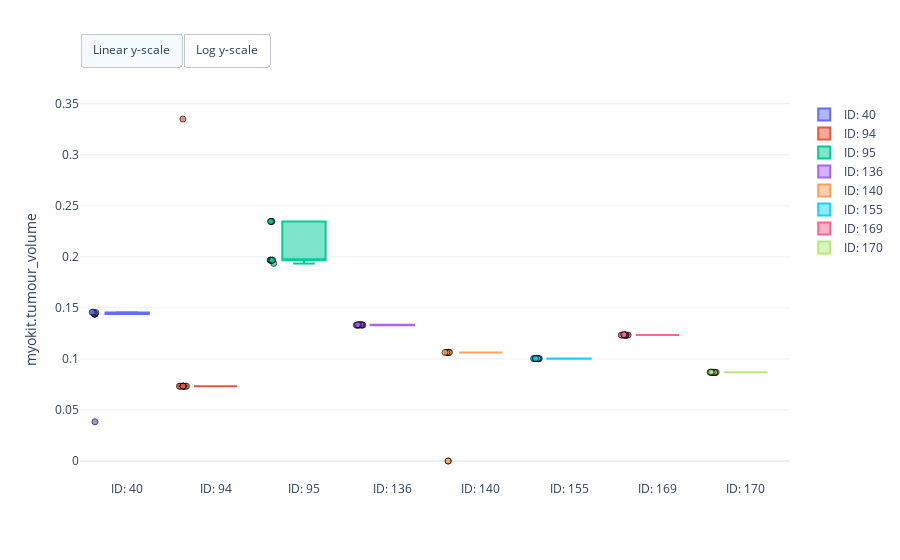
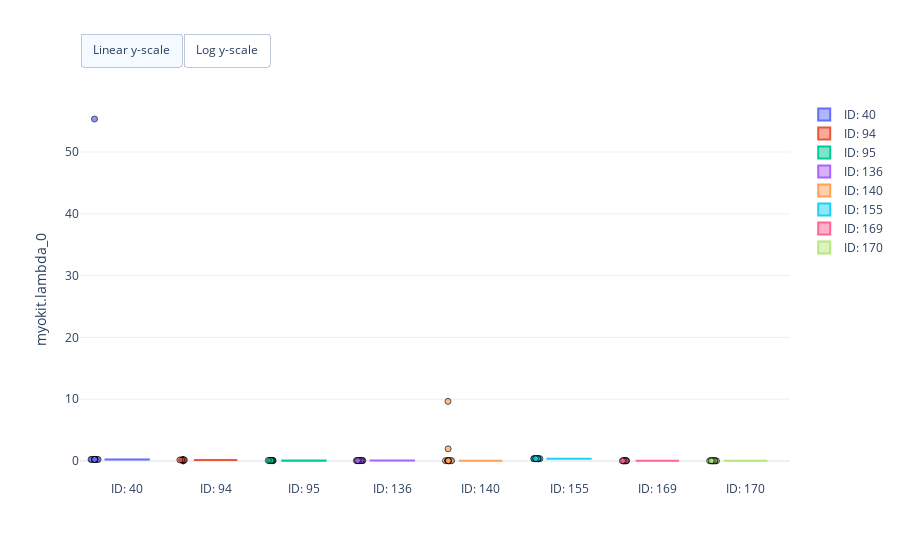
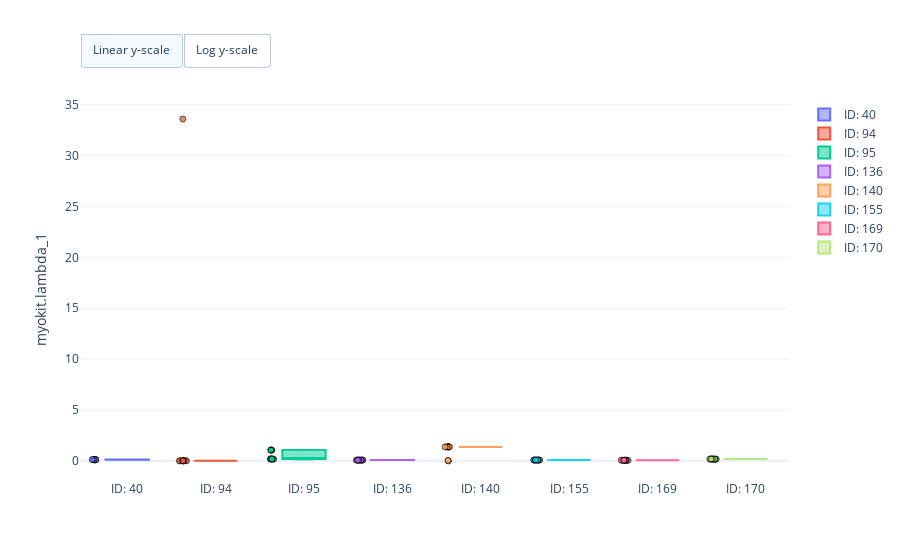
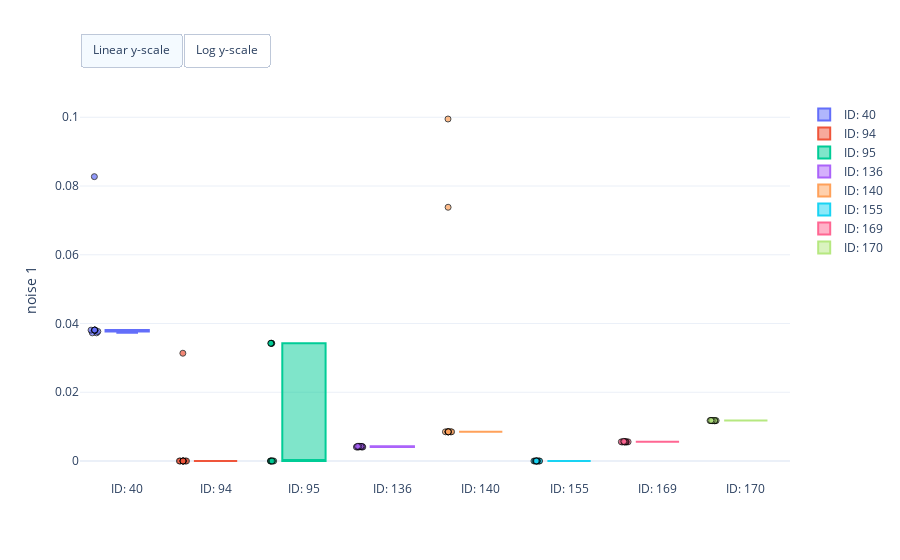

Here is the notebook cell these charts were saved with, in order:
### Markdown cell above
### Visualise optimisation results

### Code cell
fig = erlo.plots.ParameterEstimatePlot()
fig.add_data(result)

fig.show()

### Figure 1 — Plotly figure (JSON) as saved in the notebook; plotly's stock layout.template omitted (floating-point values rounded to 4 significant figures)
{"data": [{"boxpoints": "all", "hovertemplate": "Estimate: %{estimate:.2f}<br>%{text}", "jitter": 0.2, "line": {"color": "#636EFA"}, "marker": {"color": "#636EFA", "line": {"color": "black", "width": 1}, "opacity": 0.7, "symbol": "circle"}, "name": "ID: 40", "pointpos": -1.5, "text": ["Run: 1 <br>Log-posterior score: 12.77", "Run: 2 <br>Log-posterior score: 12.77", "Run: 3 <br>Log-posterior score: 12.77", "Run: 4 <br>Log-posterior score: 12.78", "Run: 5 <br>Log-posterior score: 12.77", "Run: 6 <br>Log-posterior score: 12.77", "Run: 7 <br>Log-posterior score: 12.78", "Run: 8 <br>Log-posterior score: 12.77", "Run: 9 <br>Log-posterior score: 12.77", "Run: 10 <br>Log-posterior score: 2.68"], "type": "box", "visible": true, "y": [0.144, 0.1441, 0.1441, 0.1458, 0.144, 0.1441, 0.1458, 0.144, 0.1454, 0.03842]}, {"boxpoints": "all", "hovertemplate": "Estimate: %{estimate:.2f}<br>%{text}", "jitter": 0.2, "line": {"color": "#EF553B"}, "marker": {"color": "#EF553B", "line": {"color": "black", "width": 1}, "opacity": 0.7, "symbol": "circle"}, "name": "ID: 94", "pointpos": -1.5, "text": ["Run: 1 <br>Log-posterior score: 33.91", "Run: 2 <br>Log-posterior score: 33.91", "Run: 3 <br>Log-posterior score: 33.91", "Run: 4 <br>Log-posterior score: 33.91", "Run: 5 <br>Log-posterior score: 33.91", "Run: 6 <br>Log-posterior score: 33.91", "Run: 7 <br>Log-posterior score: 33.91", "Run: 8 <br>Log-posterior score: 33.91", "Run: 9 <br>Log-posterior score: -3.78", "Run: 10 <br>Log-posterior score: 33.90"], "type": "box", "visible": true, "y": [0.07326, 0.07326, 0.07326, 0.07326, 0.07326, 0.07326, 0.07326, 0.07326, 0.3351, 0.07353]}, {"boxpoints": "all", "hovertemplate": "Estimate: %{estimate:.2f}<br>%{text}", "jitter": 0.2, "line": {"color": "#00CC96"}, "marker": {"color": "#00CC96", "line": {"color": "black", "width": 1}, "opacity": 0.7, "symbol": "circle"}, "name": "ID: 95", "pointpos": -1.5, "text": ["Run: 1 <br>Log-posterior score: 6.61", "Run: 2 <br>Log-posterior score: 6.61", "Run: 3 <br>Log-posterior score: 6.60", "Run: 4 <br>Log-posterior score: 6.46", "Run: 5 <br>Log-posterior score: 6.46", "Run: 6 <br>Log-posterior score: 6.46", "Run: 7 <br>Log-posterior score: 6.61", "Run: 8 <br>Log-posterior score: 6.46", "Run: 9 <br>Log-posterior score: 6.61", "Run: 10 <br>Log-posterior score: 6.61"], "type": "box", "visible": true, "y": [0.1967, 0.1967, 0.1936, 0.2347, 0.2347, 0.2347, 0.1967, 0.2347, 0.1967, 0.1967]}, {"boxpoints": "all", "hovertemplate": "Estimate: %{estimate:.2f}<br>%{text}", "jitter": 0.2, "line": {"color": "#AB63FA"}, "marker": {"color": "#AB63FA", "line": {"color": "black", "width": 1}, "opacity": 0.7, "symbol": "circle"}, "name": "ID: 136", "pointpos": -1.5, "text": ["Run: 1 <br>Log-posterior score: 23.32", "Run: 2 <br>Log-posterior score: 23.32", "Run: 3 <br>Log-posterior score: 23.32", "Run: 4 <br>Log-posterior score: 23.32", "Run: 5 <br>Log-posterior score: 23.32", "Run: 6 <br>Log-posterior score: 23.32", "Run: 7 <br>Log-posterior score: 23.32", "Run: 8 <br>Log-posterior score: 23.32", "Run: 9 <br>Log-posterior score: 23.32", "Run: 10 <br>Log-posterior score: 23.32"], "type": "box", "visible": true, "y": [0.1331, 0.1335, 0.1331, 0.1335, 0.1335, 0.1331, 0.1331, 0.1335, 0.1331, 0.1335]}, {"boxpoints": "all", "hovertemplate": "Estimate: %{estimate:.2f}<br>%{text}", "jitter": 0.2, "line": {"color": "#FFA15A"}, "marker": {"color": "#FFA15A", "line": {"color": "black", "width": 1}, "opacity": 0.7, "symbol": "circle"}, "name": "ID: 140", "pointpos": -1.5, "text": ["Run: 1 <br>Log-posterior score: 14.57", "Run: 2 <br>Log-posterior score: 14.57", "Run: 3 <br>Log-posterior score: 14.57", "Run: 4 <br>Log-posterior score: 14.57", "Run: 5 <br>Log-posterior score: 0.37", "Run: 6 <br>Log-posterior score: 14.57", "Run: 7 <br>Log-posterior score: -23.97", "Run: 8 <br>Log-posterior score: 14.57", "Run: 9 <br>Log-posterior score: 14.57", "Run: 10 <br>Log-posterior score: 14.57"], "type": "box", "visible": true, "y": [0.1064, 0.1064, 0.1064, 0.1064, 1.638e-07, 0.1064, 1.233e-07, 0.1064, 0.1064, 0.1064]}, {"boxpoints": "all", "hovertemplate": "Estimate: %{estimate:.2f}<br>%{text}", "jitter": 0.2, "line": {"color": "#19D3F3"}, "marker": {"color": "#19D3F3", "line": {"color": "black", "width": 1}, "opacity": 0.7, "symbol": "circle"}, "name": "ID: 155", "pointpos": -1.5, "text": ["Run: 1 <br>Log-posterior score: 8.12", "Run: 2 <br>Log-posterior score: 8.12", "Run: 3 <br>Log-posterior score: 8.13", "Run: 4 <br>Log-posterior score: 8.13", "Run: 5 <br>Log-posterior score: nan", "Run: 6 <br>Log-posterior score: 8.13", "Run: 7 <br>Log-posterior score: 8.13", "Run: 8 <br>Log-posterior score: 8.13", "Run: 9 <br>Log-posterior score: 8.13", "Run: 10 <br>Log-posterior score: 8.13"], "type": "box", "visible": true, "y": [0.1005, 0.1001, 0.1004, 0.1003, null, 0.1004, 0.1003, 0.1003, 0.1005, 0.1003]}, {"boxpoints": "all", "hovertemplate": "Estimate: %{estimate:.2f}<br>%{text}", "jitter": 0.2, "line": {"color": "#FF6692"}, "marker": {"color": "#FF6692", "line": {"color": "black", "width": 1}, "opacity": 0.7, "symbol": "circle"}, "name": "ID: 169", "pointpos": -1.5, "text": ["Run: 1 <br>Log-posterior score: 38.63", "Run: 2 <br>Log-posterior score: 38.63", "Run: 3 <br>Log-posterior score: 38.63", "Run: 4 <br>Log-posterior score: 38.63", "Run: 5 <br>Log-posterior score: 38.63", "Run: 6 <br>Log-posterior score: 38.63", "Run: 7 <br>Log-posterior score: 38.63", "Run: 8 <br>Log-posterior score: 38.63", "Run: 9 <br>Log-posterior score: 38.63", "Run: 10 <br>Log-posterior score: 38.63"], "type": "box", "visible": true, "y": [0.1234, 0.1238, 0.1234, 0.1234, 0.1233, 0.1234, 0.1233, 0.1234, 0.1234, 0.1234]}, {"boxpoints": "all", "hovertemplate": "Estimate: %{estimate:.2f}<br>%{text}", "jitter": 0.2, "line": {"color": "#B6E880"}, "marker": {"color": "#B6E880", "line": {"color": "black", "width": 1}, "opacity": 0.7, "symbol": "circle"}, "name": "ID: 170", "pointpos": -1.5, "text": ["Run: 1 <br>Log-posterior score: 38.87", "Run: 2 <br>Log-posterior score: 38.87", "Run: 3 <br>Log-posterior score: 38.87", "Run: 4 <br>Log-posterior score: 38.87", "Run: 5 <br>Log-posterior score: 38.87", "Run: 6 <br>Log-posterior score: 38.87", "Run: 7 <br>Log-posterior score: 38.87", "Run: 8 <br>Log-posterior score: 38.86", "Run: 9 <br>Log-posterior score: 38.87", "Run: 10 <br>Log-posterior score: 38.87"], "type": "box", "visible": true, "y": [0.0869, 0.0869, 0.0869, 0.0869, 0.0869, 0.08719, 0.0869, 0.08654, 0.0869, 0.0869]}], "layout": {"autosize": true, "updatemenus": [{"buttons": [{"args": [{"yaxis.type": "linear"}], "label": "Linear y-scale", "method": "relayout"}, {"args": [{"yaxis.type": "log"}], "label": "Log y-scale", "method": "relayout"}], "direction": "left", "pad": {"r": 0, "t": -10}, "showactive": true, "type": "buttons", "x": 0, "xanchor": "left", "y": 1.15, "yanchor": "top"}], "yaxis": {"title": {"text": "myokit.tumour_volume"}}}}

### Figure 2 — Plotly figure (JSON) as saved in the notebook; plotly's stock layout.template omitted (floating-point values rounded to 4 significant figures)
{"data": [{"boxpoints": "all", "hovertemplate": "Estimate: %{estimate:.2f}<br>%{text}", "jitter": 0.2, "line": {"color": "#636EFA"}, "marker": {"color": "#636EFA", "line": {"color": "black", "width": 1}, "opacity": 0.7, "symbol": "circle"}, "name": "ID: 40", "pointpos": -1.5, "text": ["Run: 1 <br>Log-posterior score: 12.77", "Run: 2 <br>Log-posterior score: 12.77", "Run: 3 <br>Log-posterior score: 12.77", "Run: 4 <br>Log-posterior score: 12.78", "Run: 5 <br>Log-posterior score: 12.77", "Run: 6 <br>Log-posterior score: 12.77", "Run: 7 <br>Log-posterior score: 12.78", "Run: 8 <br>Log-posterior score: 12.77", "Run: 9 <br>Log-posterior score: 12.77", "Run: 10 <br>Log-posterior score: 2.68"], "type": "box", "visible": true, "y": [0.2543, 0.254, 0.254, 0.2457, 0.2543, 0.254, 0.2457, 0.2543, 0.247, 55.34]}, {"boxpoints": "all", "hovertemplate": "Estimate: %{estimate:.2f}<br>%{text}", "jitter": 0.2, "line": {"color": "#EF553B"}, "marker": {"color": "#EF553B", "line": {"color": "black", "width": 1}, "opacity": 0.7, "symbol": "circle"}, "name": "ID: 94", "pointpos": -1.5, "text": ["Run: 1 <br>Log-posterior score: 33.91", "Run: 2 <br>Log-posterior score: 33.91", "Run: 3 <br>Log-posterior score: 33.91", "Run: 4 <br>Log-posterior score: 33.91", "Run: 5 <br>Log-posterior score: 33.91", "Run: 6 <br>Log-posterior score: 33.91", "Run: 7 <br>Log-posterior score: 33.91", "Run: 8 <br>Log-posterior score: 33.91", "Run: 9 <br>Log-posterior score: -3.78", "Run: 10 <br>Log-posterior score: 33.90"], "type": "box", "visible": true, "y": [0.1789, 0.1789, 0.1789, 0.1789, 0.1789, 0.1789, 0.1789, 0.1789, 0.002996, 0.1685]}, {"boxpoints": "all", "hovertemplate": "Estimate: %{estimate:.2f}<br>%{text}", "jitter": 0.2, "line": {"color": "#00CC96"}, "marker": {"color": "#00CC96", "line": {"color": "black", "width": 1}, "opacity": 0.7, "symbol": "circle"}, "name": "ID: 95", "pointpos": -1.5, "text": ["Run: 1 <br>Log-posterior score: 6.61", "Run: 2 <br>Log-posterior score: 6.61", "Run: 3 <br>Log-posterior score: 6.60", "Run: 4 <br>Log-posterior score: 6.46", "Run: 5 <br>Log-posterior score: 6.46", "Run: 6 <br>Log-posterior score: 6.46", "Run: 7 <br>Log-posterior score: 6.61", "Run: 8 <br>Log-posterior score: 6.46", "Run: 9 <br>Log-posterior score: 6.61", "Run: 10 <br>Log-posterior score: 6.61"], "type": "box", "visible": true, "y": [0.09537, 0.09537, 0.102, 0.05762, 0.05762, 0.05762, 0.09537, 0.05762, 0.09537, 0.09537]}, {"boxpoints": "all", "hovertemplate": "Estimate: %{estimate:.2f}<br>%{text}", "jitter": 0.2, "line": {"color": "#AB63FA"}, "marker": {"color": "#AB63FA", "line": {"color": "black", "width": 1}, "opacity": 0.7, "symbol": "circle"}, "name": "ID: 136", "pointpos": -1.5, "text": ["Run: 1 <br>Log-posterior score: 23.32", "Run: 2 <br>Log-posterior score: 23.32", "Run: 3 <br>Log-posterior score: 23.32", "Run: 4 <br>Log-posterior score: 23.32", "Run: 5 <br>Log-posterior score: 23.32", "Run: 6 <br>Log-posterior score: 23.32", "Run: 7 <br>Log-posterior score: 23.32", "Run: 8 <br>Log-posterior score: 23.32", "Run: 9 <br>Log-posterior score: 23.32", "Run: 10 <br>Log-posterior score: 23.32"], "type": "box", "visible": true, "y": [0.07064, 0.06979, 0.07064, 0.06979, 0.06979, 0.07064, 0.07064, 0.06979, 0.07064, 0.06979]}, {"boxpoints": "all", "hovertemplate": "Estimate: %{estimate:.2f}<br>%{text}", "jitter": 0.2, "line": {"color": "#FFA15A"}, "marker": {"color": "#FFA15A", "line": {"color": "black", "width": 1}, "opacity": 0.7, "symbol": "circle"}, "name": "ID: 140", "pointpos": -1.5, "text": ["Run: 1 <br>Log-posterior score: 14.57", "Run: 2 <br>Log-posterior score: 14.57", "Run: 3 <br>Log-posterior score: 14.57", "Run: 4 <br>Log-posterior score: 14.57", "Run: 5 <br>Log-posterior score: 0.37", "Run: 6 <br>Log-posterior score: 14.57", "Run: 7 <br>Log-posterior score: -23.97", "Run: 8 <br>Log-posterior score: 14.57", "Run: 9 <br>Log-posterior score: 14.57", "Run: 10 <br>Log-posterior score: 14.57"], "type": "box", "visible": true, "y": [0.05093, 0.05093, 0.05093, 0.05093, 1.97, 0.05093, 9.653, 0.05093, 0.05093, 0.05093]}, {"boxpoints": "all", "hovertemplate": "Estimate: %{estimate:.2f}<br>%{text}", "jitter": 0.2, "line": {"color": "#19D3F3"}, "marker": {"color": "#19D3F3", "line": {"color": "black", "width": 1}, "opacity": 0.7, "symbol": "circle"}, "name": "ID: 155", "pointpos": -1.5, "text": ["Run: 1 <br>Log-posterior score: 8.12", "Run: 2 <br>Log-posterior score: 8.12", "Run: 3 <br>Log-posterior score: 8.13", "Run: 4 <br>Log-posterior score: 8.13", "Run: 5 <br>Log-posterior score: nan", "Run: 6 <br>Log-posterior score: 8.13", "Run: 7 <br>Log-posterior score: 8.13", "Run: 8 <br>Log-posterior score: 8.13", "Run: 9 <br>Log-posterior score: 8.13", "Run: 10 <br>Log-posterior score: 8.13"], "type": "box", "visible": true, "y": [0.3686, 0.388, 0.3776, 0.3778, null, 0.3759, 0.3777, 0.3778, 0.3753, 0.378]}, {"boxpoints": "all", "hovertemplate": "Estimate: %{estimate:.2f}<br>%{text}", "jitter": 0.2, "line": {"color": "#FF6692"}, "marker": {"color": "#FF6692", "line": {"color": "black", "width": 1}, "opacity": 0.7, "symbol": "circle"}, "name": "ID: 169", "pointpos": -1.5, "text": ["Run: 1 <br>Log-posterior score: 38.63", "Run: 2 <br>Log-posterior score: 38.63", "Run: 3 <br>Log-posterior score: 38.63", "Run: 4 <br>Log-posterior score: 38.63", "Run: 5 <br>Log-posterior score: 38.63", "Run: 6 <br>Log-posterior score: 38.63", "Run: 7 <br>Log-posterior score: 38.63", "Run: 8 <br>Log-posterior score: 38.63", "Run: 9 <br>Log-posterior score: 38.63", "Run: 10 <br>Log-posterior score: 38.63"], "type": "box", "visible": true, "y": [0.04362, 0.04305, 0.04362, 0.04362, 0.04375, 0.04362, 0.04375, 0.04362, 0.04362, 0.04362]}, {"boxpoints": "all", "hovertemplate": "Estimate: %{estimate:.2f}<br>%{text}", "jitter": 0.2, "line": {"color": "#B6E880"}, "marker": {"color": "#B6E880", "line": {"color": "black", "width": 1}, "opacity": 0.7, "symbol": "circle"}, "name": "ID: 170", "pointpos": -1.5, "text": ["Run: 1 <br>Log-posterior score: 38.87", "Run: 2 <br>Log-posterior score: 38.87", "Run: 3 <br>Log-posterior score: 38.87", "Run: 4 <br>Log-posterior score: 38.87", "Run: 5 <br>Log-posterior score: 38.87", "Run: 6 <br>Log-posterior score: 38.87", "Run: 7 <br>Log-posterior score: 38.87", "Run: 8 <br>Log-posterior score: 38.86", "Run: 9 <br>Log-posterior score: 38.87", "Run: 10 <br>Log-posterior score: 38.87"], "type": "box", "visible": true, "y": [0.03632, 0.03632, 0.03632, 0.03632, 0.03632, 0.03605, 0.03632, 0.03666, 0.03632, 0.03632]}], "layout": {"autosize": true, "updatemenus": [{"buttons": [{"args": [{"yaxis.type": "linear"}], "label": "Linear y-scale", "method": "relayout"}, {"args": [{"yaxis.type": "log"}], "label": "Log y-scale", "method": "relayout"}], "direction": "left", "pad": {"r": 0, "t": -10}, "showactive": true, "type": "buttons", "x": 0, "xanchor": "left", "y": 1.15, "yanchor": "top"}], "yaxis": {"title": {"text": "myokit.lambda_0"}}}}

### Figure 3 — Plotly figure (JSON) as saved in the notebook; plotly's stock layout.template omitted (floating-point values rounded to 4 significant figures)
{"data": [{"boxpoints": "all", "hovertemplate": "Estimate: %{estimate:.2f}<br>%{text}", "jitter": 0.2, "line": {"color": "#636EFA"}, "marker": {"color": "#636EFA", "line": {"color": "black", "width": 1}, "opacity": 0.7, "symbol": "circle"}, "name": "ID: 40", "pointpos": -1.5, "text": ["Run: 1 <br>Log-posterior score: 12.77", "Run: 2 <br>Log-posterior score: 12.77", "Run: 3 <br>Log-posterior score: 12.77", "Run: 4 <br>Log-posterior score: 12.78", "Run: 5 <br>Log-posterior score: 12.77", "Run: 6 <br>Log-posterior score: 12.77", "Run: 7 <br>Log-posterior score: 12.78", "Run: 8 <br>Log-posterior score: 12.77", "Run: 9 <br>Log-posterior score: 12.77", "Run: 10 <br>Log-posterior score: 2.68"], "type": "box", "visible": true, "y": [0.1343, 0.1343, 0.1343, 0.1359, 0.1343, 0.1343, 0.1359, 0.1343, 0.1358, 0.1009]}, {"boxpoints": "all", "hovertemplate": "Estimate: %{estimate:.2f}<br>%{text}", "jitter": 0.2, "line": {"color": "#EF553B"}, "marker": {"color": "#EF553B", "line": {"color": "black", "width": 1}, "opacity": 0.7, "symbol": "circle"}, "name": "ID: 94", "pointpos": -1.5, "text": ["Run: 1 <br>Log-posterior score: 33.91", "Run: 2 <br>Log-posterior score: 33.91", "Run: 3 <br>Log-posterior score: 33.91", "Run: 4 <br>Log-posterior score: 33.91", "Run: 5 <br>Log-posterior score: 33.91", "Run: 6 <br>Log-posterior score: 33.91", "Run: 7 <br>Log-posterior score: 33.91", "Run: 8 <br>Log-posterior score: 33.91", "Run: 9 <br>Log-posterior score: -3.78", "Run: 10 <br>Log-posterior score: 33.90"], "type": "box", "visible": true, "y": [0.02012, 0.02012, 0.02012, 0.02012, 0.02012, 0.02012, 0.02012, 0.02012, 33.58, 0.02048]}, {"boxpoints": "all", "hovertemplate": "Estimate: %{estimate:.2f}<br>%{text}", "jitter": 0.2, "line": {"color": "#00CC96"}, "marker": {"color": "#00CC96", "line": {"color": "black", "width": 1}, "opacity": 0.7, "symbol": "circle"}, "name": "ID: 95", "pointpos": -1.5, "text": ["Run: 1 <br>Log-posterior score: 6.61", "Run: 2 <br>Log-posterior score: 6.61", "Run: 3 <br>Log-posterior score: 6.60", "Run: 4 <br>Log-posterior score: 6.46", "Run: 5 <br>Log-posterior score: 6.46", "Run: 6 <br>Log-posterior score: 6.46", "Run: 7 <br>Log-posterior score: 6.61", "Run: 8 <br>Log-posterior score: 6.46", "Run: 9 <br>Log-posterior score: 6.61", "Run: 10 <br>Log-posterior score: 6.61"], "type": "box", "visible": true, "y": [0.1989, 0.1989, 0.181, 1.074, 1.074, 1.074, 0.1989, 1.074, 0.1989, 0.1989]}, {"boxpoints": "all", "hovertemplate": "Estimate: %{estimate:.2f}<br>%{text}", "jitter": 0.2, "line": {"color": "#AB63FA"}, "marker": {"color": "#AB63FA", "line": {"color": "black", "width": 1}, "opacity": 0.7, "symbol": "circle"}, "name": "ID: 136", "pointpos": -1.5, "text": ["Run: 1 <br>Log-posterior score: 23.32", "Run: 2 <br>Log-posterior score: 23.32", "Run: 3 <br>Log-posterior score: 23.32", "Run: 4 <br>Log-posterior score: 23.32", "Run: 5 <br>Log-posterior score: 23.32", "Run: 6 <br>Log-posterior score: 23.32", "Run: 7 <br>Log-posterior score: 23.32", "Run: 8 <br>Log-posterior score: 23.32", "Run: 9 <br>Log-posterior score: 23.32", "Run: 10 <br>Log-posterior score: 23.32"], "type": "box", "visible": true, "y": [0.08819, 0.08968, 0.08819, 0.08968, 0.08968, 0.08819, 0.08819, 0.08968, 0.08819, 0.08968]}, {"boxpoints": "all", "hovertemplate": "Estimate: %{estimate:.2f}<br>%{text}", "jitter": 0.2, "line": {"color": "#FFA15A"}, "marker": {"color": "#FFA15A", "line": {"color": "black", "width": 1}, "opacity": 0.7, "symbol": "circle"}, "name": "ID: 140", "pointpos": -1.5, "text": ["Run: 1 <br>Log-posterior score: 14.57", "Run: 2 <br>Log-posterior score: 14.57", "Run: 3 <br>Log-posterior score: 14.57", "Run: 4 <br>Log-posterior score: 14.57", "Run: 5 <br>Log-posterior score: 0.37", "Run: 6 <br>Log-posterior score: 14.57", "Run: 7 <br>Log-posterior score: -23.97", "Run: 8 <br>Log-posterior score: 14.57", "Run: 9 <br>Log-posterior score: 14.57", "Run: 10 <br>Log-posterior score: 14.57"], "type": "box", "visible": true, "y": [1.383, 1.383, 1.383, 1.383, 0.06239, 1.383, 0.0001403, 1.383, 1.383, 1.383]}, {"boxpoints": "all", "hovertemplate": "Estimate: %{estimate:.2f}<br>%{text}", "jitter": 0.2, "line": {"color": "#19D3F3"}, "marker": {"color": "#19D3F3", "line": {"color": "black", "width": 1}, "opacity": 0.7, "symbol": "circle"}, "name": "ID: 155", "pointpos": -1.5, "text": ["Run: 1 <br>Log-posterior score: 8.12", "Run: 2 <br>Log-posterior score: 8.12", "Run: 3 <br>Log-posterior score: 8.13", "Run: 4 <br>Log-posterior score: 8.13", "Run: 5 <br>Log-posterior score: nan", "Run: 6 <br>Log-posterior score: 8.13", "Run: 7 <br>Log-posterior score: 8.13", "Run: 8 <br>Log-posterior score: 8.13", "Run: 9 <br>Log-posterior score: 8.13", "Run: 10 <br>Log-posterior score: 8.13"], "type": "box", "visible": true, "y": [0.09315, 0.09176, 0.09249, 0.09248, null, 0.09257, 0.09247, 0.09248, 0.09252, 0.09247]}, {"boxpoints": "all", "hovertemplate": "Estimate: %{estimate:.2f}<br>%{text}", "jitter": 0.2, "line": {"color": "#FF6692"}, "marker": {"color": "#FF6692", "line": {"color": "black", "width": 1}, "opacity": 0.7, "symbol": "circle"}, "name": "ID: 169", "pointpos": -1.5, "text": ["Run: 1 <br>Log-posterior score: 38.63", "Run: 2 <br>Log-posterior score: 38.63", "Run: 3 <br>Log-posterior score: 38.63", "Run: 4 <br>Log-posterior score: 38.63", "Run: 5 <br>Log-posterior score: 38.63", "Run: 6 <br>Log-posterior score: 38.63", "Run: 7 <br>Log-posterior score: 38.63", "Run: 8 <br>Log-posterior score: 38.63", "Run: 9 <br>Log-posterior score: 38.63", "Run: 10 <br>Log-posterior score: 38.63"], "type": "box", "visible": true, "y": [0.07088, 0.073, 0.07088, 0.07088, 0.07039, 0.07088, 0.07039, 0.07088, 0.07088, 0.07088]}, {"boxpoints": "all", "hovertemplate": "Estimate: %{estimate:.2f}<br>%{text}", "jitter": 0.2, "line": {"color": "#B6E880"}, "marker": {"color": "#B6E880", "line": {"color": "black", "width": 1}, "opacity": 0.7, "symbol": "circle"}, "name": "ID: 170", "pointpos": -1.5, "text": ["Run: 1 <br>Log-posterior score: 38.87", "Run: 2 <br>Log-posterior score: 38.87", "Run: 3 <br>Log-posterior score: 38.87", "Run: 4 <br>Log-posterior score: 38.87", "Run: 5 <br>Log-posterior score: 38.87", "Run: 6 <br>Log-posterior score: 38.87", "Run: 7 <br>Log-posterior score: 38.87", "Run: 8 <br>Log-posterior score: 38.86", "Run: 9 <br>Log-posterior score: 38.87", "Run: 10 <br>Log-posterior score: 38.87"], "type": "box", "visible": true, "y": [0.187, 0.187, 0.187, 0.187, 0.187, 0.1987, 0.187, 0.174, 0.187, 0.187]}], "layout": {"autosize": true, "updatemenus": [{"buttons": [{"args": [{"yaxis.type": "linear"}], "label": "Linear y-scale", "method": "relayout"}, {"args": [{"yaxis.type": "log"}], "label": "Log y-scale", "method": "relayout"}], "direction": "left", "pad": {"r": 0, "t": -10}, "showactive": true, "type": "buttons", "x": 0, "xanchor": "left", "y": 1.15, "yanchor": "top"}], "yaxis": {"title": {"text": "myokit.lambda_1"}}}}

### Figure 4 — Plotly figure (JSON) as saved in the notebook; plotly's stock layout.template omitted (floating-point values rounded to 4 significant figures)
{"data": [{"boxpoints": "all", "hovertemplate": "Estimate: %{estimate:.2f}<br>%{text}", "jitter": 0.2, "line": {"color": "#636EFA"}, "marker": {"color": "#636EFA", "line": {"color": "black", "width": 1}, "opacity": 0.7, "symbol": "circle"}, "name": "ID: 40", "pointpos": -1.5, "text": ["Run: 1 <br>Log-posterior score: 12.77", "Run: 2 <br>Log-posterior score: 12.77", "Run: 3 <br>Log-posterior score: 12.77", "Run: 4 <br>Log-posterior score: 12.78", "Run: 5 <br>Log-posterior score: 12.77", "Run: 6 <br>Log-posterior score: 12.77", "Run: 7 <br>Log-posterior score: 12.78", "Run: 8 <br>Log-posterior score: 12.77", "Run: 9 <br>Log-posterior score: 12.77", "Run: 10 <br>Log-posterior score: 2.68"], "type": "box", "visible": true, "y": [0.03809, 0.03807, 0.03807, 0.03728, 0.03809, 0.03807, 0.03728, 0.03809, 0.03769, 0.08273]}, {"boxpoints": "all", "hovertemplate": "Estimate: %{estimate:.2f}<br>%{text}", "jitter": 0.2, "line": {"color": "#EF553B"}, "marker": {"color": "#EF553B", "line": {"color": "black", "width": 1}, "opacity": 0.7, "symbol": "circle"}, "name": "ID: 94", "pointpos": -1.5, "text": ["Run: 1 <br>Log-posterior score: 33.91", "Run: 2 <br>Log-posterior score: 33.91", "Run: 3 <br>Log-posterior score: 33.91", "Run: 4 <br>Log-posterior score: 33.91", "Run: 5 <br>Log-posterior score: 33.91", "Run: 6 <br>Log-posterior score: 33.91", "Run: 7 <br>Log-posterior score: 33.91", "Run: 8 <br>Log-posterior score: 33.91", "Run: 9 <br>Log-posterior score: -3.78", "Run: 10 <br>Log-posterior score: 33.90"], "type": "box", "visible": true, "y": [7.598e-14, 4.675e-15, 2.515e-13, 9.305e-14, 3.712e-14, 1.1e-13, 1.545e-14, 1.556e-13, 0.03135, 1.542e-13]}, {"boxpoints": "all", "hovertemplate": "Estimate: %{estimate:.2f}<br>%{text}", "jitter": 0.2, "line": {"color": "#00CC96"}, "marker": {"color": "#00CC96", "line": {"color": "black", "width": 1}, "opacity": 0.7, "symbol": "circle"}, "name": "ID: 95", "pointpos": -1.5, "text": ["Run: 1 <br>Log-posterior score: 6.61", "Run: 2 <br>Log-posterior score: 6.61", "Run: 3 <br>Log-posterior score: 6.60", "Run: 4 <br>Log-posterior score: 6.46", "Run: 5 <br>Log-posterior score: 6.46", "Run: 6 <br>Log-posterior score: 6.46", "Run: 7 <br>Log-posterior score: 6.61", "Run: 8 <br>Log-posterior score: 6.46", "Run: 9 <br>Log-posterior score: 6.61", "Run: 10 <br>Log-posterior score: 6.61"], "type": "box", "visible": true, "y": [9.239e-14, 5.021e-13, 2.363e-11, 0.03424, 0.03424, 0.03424, 6.957e-13, 0.03424, 6.241e-13, 1.433e-13]}, {"boxpoints": "all", "hovertemplate": "Estimate: %{estimate:.2f}<br>%{text}", "jitter": 0.2, "line": {"color": "#AB63FA"}, "marker": {"color": "#AB63FA", "line": {"color": "black", "width": 1}, "opacity": 0.7, "symbol": "circle"}, "name": "ID: 136", "pointpos": -1.5, "text": ["Run: 1 <br>Log-posterior score: 23.32", "Run: 2 <br>Log-posterior score: 23.32", "Run: 3 <br>Log-posterior score: 23.32", "Run: 4 <br>Log-posterior score: 23.32", "Run: 5 <br>Log-posterior score: 23.32", "Run: 6 <br>Log-posterior score: 23.32", "Run: 7 <br>Log-posterior score: 23.32", "Run: 8 <br>Log-posterior score: 23.32", "Run: 9 <br>Log-posterior score: 23.32", "Run: 10 <br>Log-posterior score: 23.32"], "type": "box", "visible": true, "y": [0.004065, 0.00426, 0.004065, 0.00426, 0.00426, 0.004065, 0.004065, 0.00426, 0.004065, 0.00426]}, {"boxpoints": "all", "hovertemplate": "Estimate: %{estimate:.2f}<br>%{text}", "jitter": 0.2, "line": {"color": "#FFA15A"}, "marker": {"color": "#FFA15A", "line": {"color": "black", "width": 1}, "opacity": 0.7, "symbol": "circle"}, "name": "ID: 140", "pointpos": -1.5, "text": ["Run: 1 <br>Log-posterior score: 14.57", "Run: 2 <br>Log-posterior score: 14.57", "Run: 3 <br>Log-posterior score: 14.57", "Run: 4 <br>Log-posterior score: 14.57", "Run: 5 <br>Log-posterior score: 0.37", "Run: 6 <br>Log-posterior score: 14.57", "Run: 7 <br>Log-posterior score: -23.97", "Run: 8 <br>Log-posterior score: 14.57", "Run: 9 <br>Log-posterior score: 14.57", "Run: 10 <br>Log-posterior score: 14.57"], "type": "box", "visible": true, "y": [0.008489, 0.008489, 0.008489, 0.008489, 0.0995, 0.008489, 0.07382, 0.008489, 0.008489, 0.008489]}, {"boxpoints": "all", "hovertemplate": "Estimate: %{estimate:.2f}<br>%{text}", "jitter": 0.2, "line": {"color": "#19D3F3"}, "marker": {"color": "#19D3F3", "line": {"color": "black", "width": 1}, "opacity": 0.7, "symbol": "circle"}, "name": "ID: 155", "pointpos": -1.5, "text": ["Run: 1 <br>Log-posterior score: 8.12", "Run: 2 <br>Log-posterior score: 8.12", "Run: 3 <br>Log-posterior score: 8.13", "Run: 4 <br>Log-posterior score: 8.13", "Run: 5 <br>Log-posterior score: nan", "Run: 6 <br>Log-posterior score: 8.13", "Run: 7 <br>Log-posterior score: 8.13", "Run: 8 <br>Log-posterior score: 8.13", "Run: 9 <br>Log-posterior score: 8.13", "Run: 10 <br>Log-posterior score: 8.13"], "type": "box", "visible": true, "y": [4.116e-12, 2.464e-11, 8.202e-07, 4.234e-10, null, 1.409e-06, 1.069e-06, 7.005e-11, 8.103e-06, 3.79e-12]}, {"boxpoints": "all", "hovertemplate": "Estimate: %{estimate:.2f}<br>%{text}", "jitter": 0.2, "line": {"color": "#FF6692"}, "marker": {"color": "#FF6692", "line": {"color": "black", "width": 1}, "opacity": 0.7, "symbol": "circle"}, "name": "ID: 169", "pointpos": -1.5, "text": ["Run: 1 <br>Log-posterior score: 38.63", "Run: 2 <br>Log-posterior score: 38.63", "Run: 3 <br>Log-posterior score: 38.63", "Run: 4 <br>Log-posterior score: 38.63", "Run: 5 <br>Log-posterior score: 38.63", "Run: 6 <br>Log-posterior score: 38.63", "Run: 7 <br>Log-posterior score: 38.63", "Run: 8 <br>Log-posterior score: 38.63", "Run: 9 <br>Log-posterior score: 38.63", "Run: 10 <br>Log-posterior score: 38.63"], "type": "box", "visible": true, "y": [0.005572, 0.0057, 0.005572, 0.005572, 0.005538, 0.005572, 0.005538, 0.005572, 0.005572, 0.005572]}, {"boxpoints": "all", "hovertemplate": "Estimate: %{estimate:.2f}<br>%{text}", "jitter": 0.2, "line": {"color": "#B6E880"}, "marker": {"color": "#B6E880", "line": {"color": "black", "width": 1}, "opacity": 0.7, "symbol": "circle"}, "name": "ID: 170", "pointpos": -1.5, "text": ["Run: 1 <br>Log-posterior score: 38.87", "Run: 2 <br>Log-posterior score: 38.87", "Run: 3 <br>Log-posterior score: 38.87", "Run: 4 <br>Log-posterior score: 38.87", "Run: 5 <br>Log-posterior score: 38.87", "Run: 6 <br>Log-posterior score: 38.87", "Run: 7 <br>Log-posterior score: 38.87", "Run: 8 <br>Log-posterior score: 38.86", "Run: 9 <br>Log-posterior score: 38.87", "Run: 10 <br>Log-posterior score: 38.87"], "type": "box", "visible": true, "y": [0.01175, 0.01175, 0.01175, 0.01175, 0.01175, 0.0118, 0.01175, 0.01169, 0.01175, 0.01175]}], "layout": {"autosize": true, "updatemenus": [{"buttons": [{"args": [{"yaxis.type": "linear"}], "label": "Linear y-scale", "method": "relayout"}, {"args": [{"yaxis.type": "log"}], "label": "Log y-scale", "method": "relayout"}], "direction": "left", "pad": {"r": 0, "t": -10}, "showactive": true, "type": "buttons", "x": 0, "xanchor": "left", "y": 1.15, "yanchor": "top"}], "yaxis": {"title": {"text": "noise 1"}}}}
